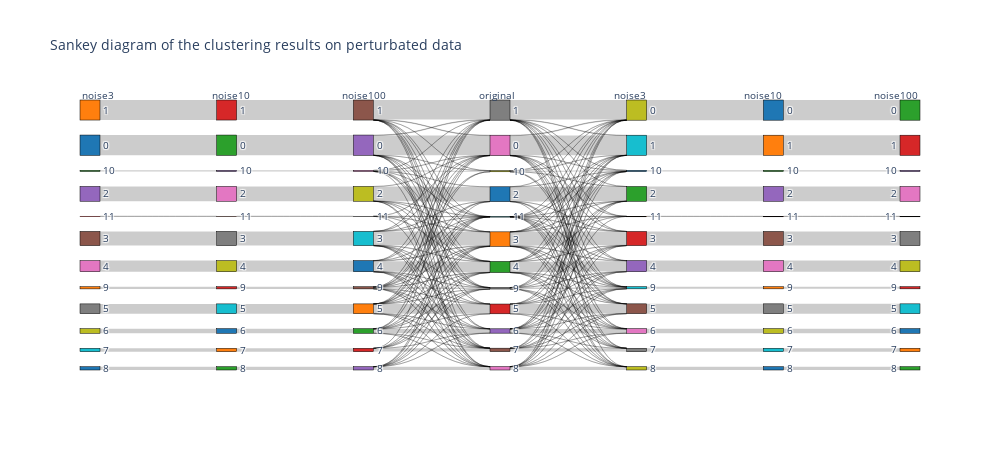

The notebook cell this image was saved under:
### Code cell
sankey_plot_with_labels(
    labels=[labels_df[column] for column in columns_to_visualize_noise],
    labels_titles=['noise3', 'noise10', 'noise100', 'original', 'noise3', 'noise10', 'noise100'],
    title='Sankey diagram of the clustering results on perturbated data',
    width=1000,
    height=450
)

### Figure 1 — Plotly figure (JSON) as saved in the notebook; plotly's stock layout.template omitted (floating-point values rounded to 4 significant figures; data arrays with more than 128 entries replaced by an {"elided": "..."} marker saying what was removed)
{"data": [{"link": {"source": {"elided": "274 int values"}, "target": {"elided": "274 int values"}, "value": {"elided": "274 int values"}}, "node": {"color": ["#1f77b4", "#ff7f0e", "#2ca02c", "#d62728", "#9467bd", "#8c564b", "#e377c2", "#7f7f7f", "#bcbd22", "#17becf", "#1f77b4", "#ff7f0e", "#2ca02c", "#d62728", "#9467bd", "#8c564b", "#e377c2", "#7f7f7f", "#bcbd22", "#17becf", "#1f77b4", "#ff7f0e", "#2ca02c", "#d62728", "#9467bd", "#8c564b", "#e377c2", "#7f7f7f", "#bcbd22", "#17becf", "#1f77b4", "#ff7f0e", "#2ca02c", "#d62728", "#9467bd", "#8c564b", "#e377c2", "#7f7f7f", "#bcbd22", "#17becf", "#1f77b4", "#ff7f0e", "#2ca02c", "#d62728", "#9467bd", "#8c564b", "#e377c2", "#7f7f7f", "#bcbd22", "#17becf", "#1f77b4", "#ff7f0e", "#2ca02c", "#d62728", "#9467bd", "#8c564b", "#e377c2", "#7f7f7f", "#bcbd22", "#17becf", "#1f77b4", "#ff7f0e", "#2ca02c", "#d62728", "#9467bd", "#8c564b", "#e377c2", "#7f7f7f", "#bcbd22", "#17becf", "#1f77b4", "#ff7f0e", "#2ca02c", "#d62728", "#9467bd", "#8c564b", "#e377c2", "#7f7f7f", "#bcbd22", "#17becf", "#1f77b4", "#ff7f0e", "#2ca02c", "#d62728"], "label": ["0", "1", "10", "11", "2", "3", "4", "5", "6", "7", "8", "9", "0", "1", "10", "11", "2", "3", "4", "5", "6", "7", "8", "9", "0", "1", "10", "11", "2", "3", "4", "5", "6", "7", "8", "9", "0", "1", "10", "11", "2", "3", "4", "5", "6", "7", "8", "9", "0", "1", "10", "11", "2", "3", "4", "5", "6", "7", "8", "9", "0", "1", "10", "11", "2", "3", "4", "5", "6", "7", "8", "9", "0", "1", "10", "11", "2", "3", "4", "5", "6", "7", "8", "9"], "line": {"color": "black", "width": 0.5}, "pad": 15, "thickness": 20}, "type": "sankey"}], "layout": {"annotations": [{"showarrow": false, "text": "noise3", "x": 0, "xref": "x", "y": 1.05, "yref": "paper"}, {"showarrow": false, "text": "noise10", "x": 1, "xref": "x", "y": 1.05, "yref": "paper"}, {"showarrow": false, "text": "noise100", "x": 2, "xref": "x", "y": 1.05, "yref": "paper"}, {"showarrow": false, "text": "original", "x": 3, "xref": "x", "y": 1.05, "yref": "paper"}, {"showarrow": false, "text": "noise3", "x": 4, "xref": "x", "y": 1.05, "yref": "paper"}, {"showarrow": false, "text": "noise10", "x": 5, "xref": "x", "y": 1.05, "yref": "paper"}, {"showarrow": false, "text": "noise100", "x": 6, "xref": "x", "y": 1.05, "yref": "paper"}], "font": {"size": 10}, "height": 450, "plot_bgcolor": "rgba(0,0,0,0)", "title": {"text": "Sankey diagram of the clustering results on perturbated data"}, "width": 1000, "xaxis": {"showgrid": false, "visible": false, "zeroline": false}, "yaxis": {"showgrid": false, "visible": false, "zeroline": false}}}
